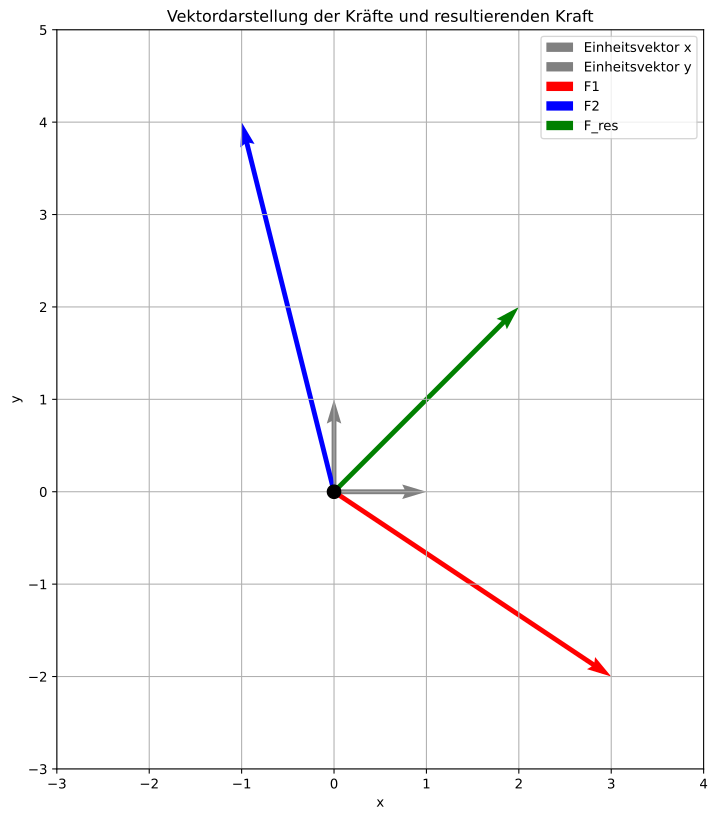

Reproduce this figure in Python.
import matplotlib.pyplot as plt
import numpy as np

# Definieren der Kräfte
F1 = np.array([3, -2])
F2 = np.array([-1, 4])
F_res = F1 + F2

# Erstellen der Figur und der Achsen
fig, ax = plt.subplots(figsize=(10, 10))

# Zeichnen der Einheitsvektoren
ax.quiver(
    0,
    0,
    1,
    0,
    angles="xy",
    scale_units="xy",
    scale=1,
    color="gray",
    label="Einheitsvektor x",
)
ax.quiver(
    0,
    0,
    0,
    1,
    angles="xy",
    scale_units="xy",
    scale=1,
    color="gray",
    label="Einheitsvektor y",
)

# Zeichnen der Kräfte
ax.quiver(
    0, 0, F1[0], F1[1], angles="xy", scale_units="xy", scale=1, color="r", label="F1"
)
ax.quiver(
    0, 0, F2[0], F2[1], angles="xy", scale_units="xy", scale=1, color="b", label="F2"
)
ax.quiver(
    0,
    0,
    F_res[0],
    F_res[1],
    angles="xy",
    scale_units="xy",
    scale=1,
    color="g",
    label="F_res",
)

# Beschriftungen und Titel
ax.set_xlabel("x")
ax.set_ylabel("y")
ax.set_title("Vektordarstellung der Kräfte und resultierenden Kraft")

# Grenzen der Achsen setzen
ax.set_xlim(-3, 4)
ax.set_ylim(-3, 5)

# Gitter hinzufügen
ax.grid(True)

# Ursprung markieren
ax.plot(0, 0, "ko", markersize=10)

# Legende hinzufügen
ax.legend()

# Gleiche Skalierung für beide Achsen
ax.set_aspect("equal")
plt.savefig(
    "einheitsvektoren_und_kraft.png", format="png", dpi=300, bbox_inches="tight"
)
plt.savefig(
    "einheitsvektoren_und_kraft.svg", format="svg", dpi=300, bbox_inches="tight"
)
print("Abbildung als PNG und SVG gespeichert.")
# Anzeigen des Plots
plt.show()
